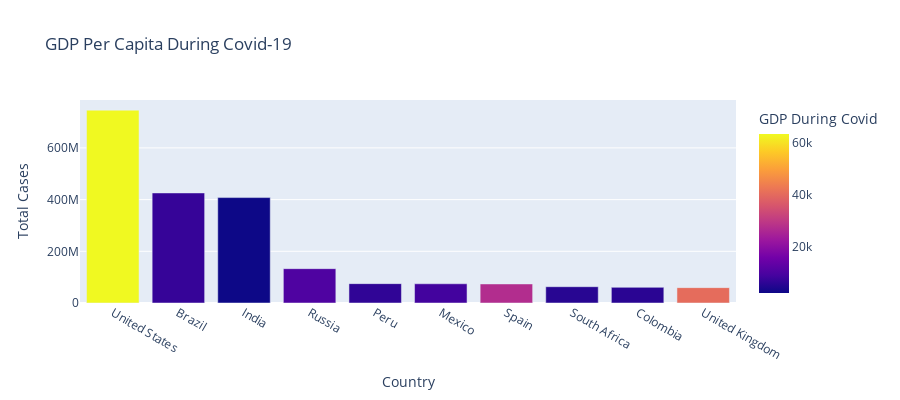

The notebook cell this image was saved under:
### Code cell
figure = px.bar(
    top10_countries_by_cases,
    x='Country',
    y='Total Cases',
    hover_data=['Population', 'Total Deaths'], 
    color='GDP During Covid', 
    height=400, 
    title="GDP Per Capita During Covid-19")

figure.show()

### Figure 1 — Plotly figure (JSON) as saved in the notebook; plotly's stock layout.template omitted (floating-point values rounded to 4 significant figures)
{"data": [{"alignmentgroup": "True", "customdata": [[19.62, 26477574], [19.17, 14340567], [21.05, 7247327], [18.8, 2131571], [17.31, 3020038], [18.67, 7295850], [17.66, 5510624], [17.9, 1357682], [17.75, 1936134], [18.03, 7249573]], "hovertemplate": "Country=%{x}<br>Total Cases=%{y}<br>Population=%{customdata[0]}<br>Total Deaths=%{customdata[1]}<br>GDP During Covid=%{marker.color}<extra></extra>", "legendgroup": "", "marker": {"color": [63540.0, 6797.0, 1901.0, 10130.0, 6127.0, 8347.0, 27060.0, 5091.0, 5333.0, 40280.0], "coloraxis": "coloraxis", "pattern": {"shape": ""}}, "name": "", "offsetgroup": "", "orientation": "v", "showlegend": false, "textposition": "auto", "type": "bar", "x": ["United States", "Brazil", "India", "Russia", "Peru", "Mexico", "Spain", "South Africa", "Colombia", "United Kingdom"], "xaxis": "x", "y": [746014098, 425704517, 407771615, 132888951, 74882695, 74347548, 73717676, 63027659, 60543682, 59475032], "yaxis": "y"}], "layout": {"barmode": "relative", "coloraxis": {"colorbar": {"title": {"text": "GDP During Covid"}}, "colorscale": [[0, "#0d0887"], [0.1111, "#46039f"], [0.2222, "#7201a8"], [0.3333, "#9c179e"], [0.4444, "#bd3786"], [0.5556, "#d8576b"], [0.6667, "#ed7953"], [0.7778, "#fb9f3a"], [0.8889, "#fdca26"], [1, "#f0f921"]]}, "height": 400, "legend": {"tracegroupgap": 0}, "title": {"text": "GDP Per Capita During Covid-19"}, "xaxis": {"anchor": "y", "domain": [0, 1], "title": {"text": "Country"}}, "yaxis": {"anchor": "x", "domain": [0, 1], "title": {"text": "Total Cases"}}}}
